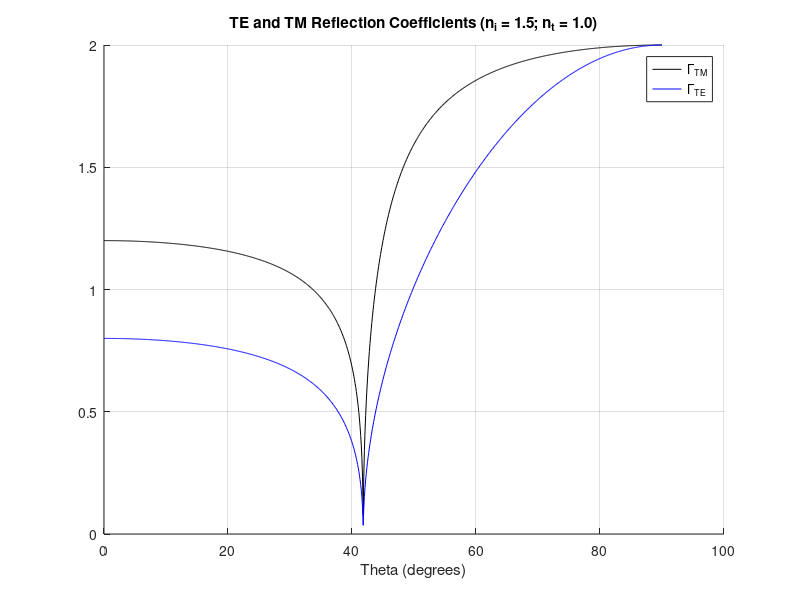

This chart was generated by the following MATLAB code:
deg_min = 0;
deg_max = 90;
deg_step = 0.1;

n_i = 1.5;
n_t = 1.0;

theta_deg = deg_min:deg_step:deg_max;
theta_i = deg2rad(theta_deg);

theta_t = asin(n_i * sin(theta_i) / n_t);

tm = 1 - (n_t .* cos(theta_i) - n_i .* cos(theta_t)) ./ ...
    (n_t .* cos(theta_i) + n_i .* cos(theta_t));

te = 1 - (n_i .* cos(theta_i) - n_t .* cos(theta_t)) ./ ...
    (n_i .* cos(theta_i) + n_t .* cos(theta_t));

figure(); hold on; grid on;
plot(theta_deg, abs(tm), 'k-');
plot(theta_deg, abs(te), 'b-');
legend('\Gamma_{TM}', '\Gamma_{TE}')
xlabel('Theta (degrees)')
ylabel('')
title('TE and TM Reflection Coefficients (n_i = 1.5; n_t = 1.0)')